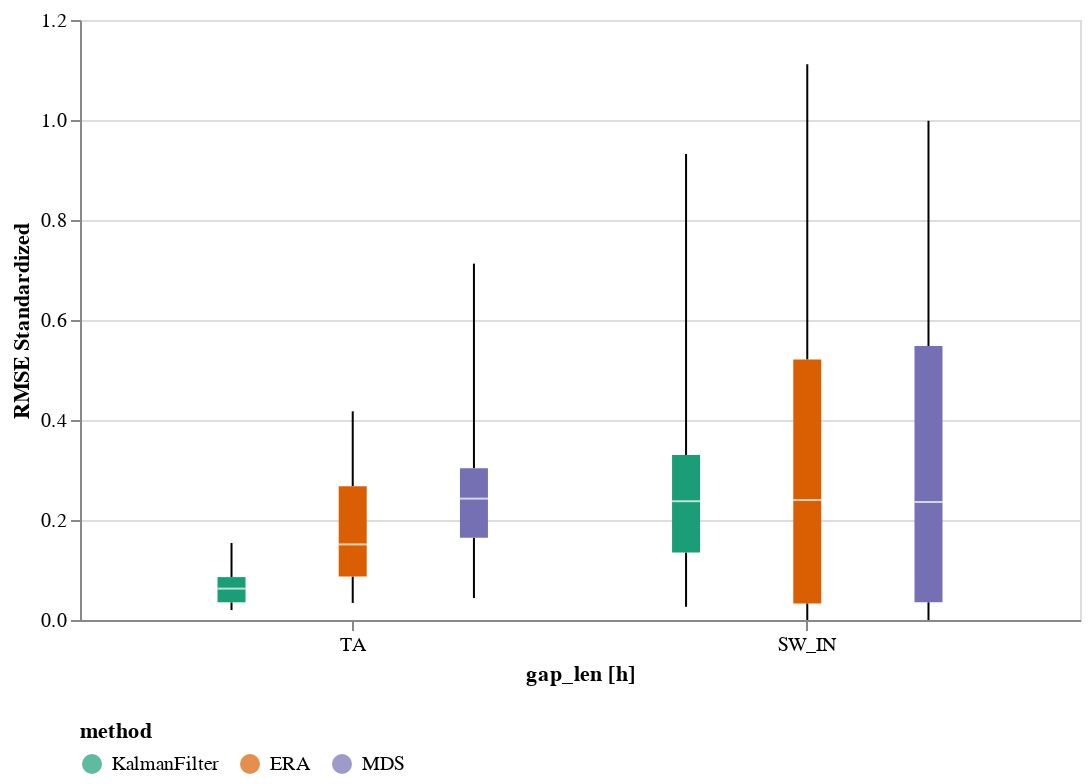

Here is the notebook cell this chart was saved with:
### Code cell
the_plot_stand(data_results)

### Figure 1 — Vega-Lite specification as saved in the notebook (floating-point values rounded to 4 significant figures)
{"config": {"view": {"continuousWidth": 300, "continuousHeight": 300}, "legend": {"orient": "bottom"}}, "data": {"name": "data-4df2c5234880b2411871d564e0b16182"}, "mark": {"type": "boxplot", "extent": "min-max"}, "encoding": {"color": {"field": "method", "scale": {"domain": ["KalmanFilter", "ERA", "MDS"], "scheme": "dark2"}, "sort": ["KalmanFilter", "ERA", "MDS"], "type": "ordinal"}, "x": {"axis": {"labelAngle": 0}, "field": "var", "sort": ["TA", "SW_IN", "LW_IN", "VPD", "WS", "PA", "P", "SWC", "TS"], "title": "gap_len [h]", "type": "ordinal"}, "xOffset": {"field": "method", "scale": {"domain": ["KalmanFilter", "ERA", "MDS"]}, "type": "nominal"}, "y": {"axis": {"grid": true}, "field": "rmse_stand", "title": "RMSE Standardized", "type": "quantitative"}}, "height": 300, "width": 500, "$schema": "https://vega.github.io/schema/vega-lite/v5.2.0.json", "datasets": {"data-4df2c5234880b2411871d564e0b16182": [{"method": "KalmanFilter", "var": "TA", "gap_len": 2.5, "idx_rep": 0, "rmse": 0.4586, "rmse_stand": 0.05787}, {"method": "KalmanFilter", "var": "TA", "gap_len": 2.5, "idx_rep": 1, "rmse": 0.1565, "rmse_stand": 0.01975}, {"method": "KalmanFilter", "var": "TA", "gap_len": 2.5, "idx_rep": 2, "rmse": 0.1744, "rmse_stand": 0.02201}, {"method": "KalmanFilter", "var": "TA", "gap_len": 2.5, "idx_rep": 3, "rmse": 0.3613, "rmse_stand": 0.0456}, {"method": "KalmanFilter", "var": "TA", "gap_len": 2.5, "idx_rep": 4, "rmse": 0.6554, "rmse_stand": 0.0827}, {"method": "ERA", "var": "TA", "gap_len": 2.5, "idx_rep": 0, "rmse": 1.449, "rmse_stand": 0.1829}, {"method": "ERA", "var": "TA", "gap_len": 2.5, "idx_rep": 1, "rmse": 2.162, "rmse_stand": 0.2728}, {"method": "ERA", "var": "TA", "gap_len": 2.5, "idx_rep": 2, "rmse": 3.08, "rmse_stand": 0.3886}, {"method": "ERA", "var": "TA", "gap_len": 2.5, "idx_rep": 3, "rmse": 0.269, "rmse_stand": 0.03394}, {"method": "ERA", "var": "TA", "gap_len": 2.5, "idx_rep": 4, "rmse": 0.9926, "rmse_stand": 0.1253}, {"method": "MDS", "var": "TA", "gap_len": 2.5, "idx_rep": 0, "rmse": 3.836, "rmse_stand": 0.4841}, {"method": "MDS", "var": "TA", "gap_len": 2.5, "idx_rep": 1, "rmse": 1.477, "rmse_stand": 0.1864}, {"method": "MDS", "var": "TA", "gap_len": 2.5, "idx_rep": 2, "rmse": 1.938, "rmse_stand": 0.2445}, {"method": "MDS", "var": "TA", "gap_len": 2.5, "idx_rep": 3, "rmse": 5.648, "rmse_stand": 0.7127}, {"method": "MDS", "var": "TA", "gap_len": 2.5, "idx_rep": 4, "rmse": 0.3964, "rmse_stand": 0.05002}, {"method": "KalmanFilter", "var": "TA", "gap_len": 5.0, "idx_rep": 0, "rmse": 0.2689, "rmse_stand": 0.03393}, {"method": "KalmanFilter", "var": "TA", "gap_len": 5.0, "idx_rep": 1, "rmse": 1.22, "rmse_stand": 0.154}, {"method": "KalmanFilter", "var": "TA", "gap_len": 5.0, "idx_rep": 2, "rmse": 0.5364, "rmse_stand": 0.06769}, {"method": "KalmanFilter", "var": "TA", "gap_len": 5.0, "idx_rep": 3, "rmse": 0.8467, "rmse_stand": 0.1068}, {"method": "KalmanFilter", "var": "TA", "gap_len": 5.0, "idx_rep": 4, "rmse": 0.2229, "rmse_stand": 0.02813}, {"method": "ERA", "var": "TA", "gap_len": 5.0, "idx_rep": 0, "rmse": 0.6162, "rmse_stand": 0.07775}, {"method": "ERA", "var": "TA", "gap_len": 5.0, "idx_rep": 1, "rmse": 2.7, "rmse_stand": 0.3407}, {"method": "ERA", "var": "TA", "gap_len": 5.0, "idx_rep": 2, "rmse": 2.479, "rmse_stand": 0.3128}, {"method": "ERA", "var": "TA", "gap_len": 5.0, "idx_rep": 3, "rmse": 1.093, "rmse_stand": 0.1379}, {"method": "ERA", "var": "TA", "gap_len": 5.0, "idx_rep": 4, "rmse": 0.4736, "rmse_stand": 0.05976}, {"method": "MDS", "var": "TA", "gap_len": 5.0, "idx_rep": 0, "rmse": 0.3702, "rmse_stand": 0.04671}, {"method": "MDS", "var": "TA", "gap_len": 5.0, "idx_rep": 1, "rmse": 2.505, "rmse_stand": 0.3161}, {"method": "MDS", "var": "TA", "gap_len": 5.0, "idx_rep": 2, "rmse": 1.361, "rmse_stand": 0.1717}, {"method": "MDS", "var": "TA", "gap_len": 5.0, "idx_rep": 3, "rmse": 3.518, "rmse_stand": 0.4439}, {"method": "MDS", "var": "TA", "gap_len": 5.0, "idx_rep": 4, "rmse": 0.3487, "rmse_stand": 0.044}, {"method": "KalmanFilter", "var": "TA", "gap_len": 10.0, "idx_rep": 0, "rmse": 0.3094, "rmse_stand": 0.03904}, {"method": "KalmanFilter", "var": "TA", "gap_len": 10.0, "idx_rep": 1, "rmse": 1.129, "rmse_stand": 0.1424}, {"method": "KalmanFilter", "var": "TA", "gap_len": 10.0, "idx_rep": 2, "rmse": 0.2358, "rmse_stand": 0.02975}, {"method": "KalmanFilter", "var": "TA", "gap_len": 10.0, "idx_rep": 3, "rmse": 0.7055, "rmse_stand": 0.08902}, {"method": "KalmanFilter", "var": "TA", "gap_len": 10.0, "idx_rep": 4, "rmse": 0.6711, "rmse_stand": 0.08469}, {"method": "ERA", "var": "TA", "gap_len": 10.0, "idx_rep": 0, "rmse": 0.6373, "rmse_stand": 0.08042}, {"method": "ERA", "var": "TA", "gap_len": 10.0, "idx_rep": 1, "rmse": 3.307, "rmse_stand": 0.4173}, {"method": "ERA", "var": "TA", "gap_len": 10.0, "idx_rep": 2, "rmse": 0.5084, "rmse_stand": 0.06416}, {"method": "ERA", "var": "TA", "gap_len": 10.0, "idx_rep": 3, "rmse": 1.042, "rmse_stand": 0.1315}, {"method": "ERA", "var": "TA", "gap_len": 10.0, "idx_rep": 4, "rmse": 1.311, "rmse_stand": 0.1654}, {"method": "MDS", "var": "TA", "gap_len": 10.0, "idx_rep": 0, "rmse": 1.91, "rmse_stand": 0.241}, {"method": "MDS", "var": "TA", "gap_len": 10.0, "idx_rep": 1, "rmse": 0.9629, "rmse_stand": 0.1215}, {"method": "MDS", "var": "TA", "gap_len": 10.0, "idx_rep": 2, "rmse": 1.227, "rmse_stand": 0.1548}, {"method": "MDS", "var": "TA", "gap_len": 10.0, "idx_rep": 3, "rmse": 2.681, "rmse_stand": 0.3383}, {"method": "MDS", "var": "TA", "gap_len": 10.0, "idx_rep": 4, "rmse": 1.327, "rmse_stand": 0.1674}, {"method": "KalmanFilter", "var": "TA", "gap_len": 22.5, "idx_rep": 0, "rmse": 0.5864, "rmse_stand": 0.074}, {"method": "KalmanFilter", "var": "TA", "gap_len": 22.5, "idx_rep": 1, "rmse": 0.2843, "rmse_stand": 0.03588}, {"method": "KalmanFilter", "var": "TA", "gap_len": 22.5, "idx_rep": 2, "rmse": 0.7435, "rmse_stand": 0.09382}, {"method": "KalmanFilter", "var": "TA", "gap_len": 22.5, "idx_rep": 3, "rmse": 0.5667, "rmse_stand": 0.07151}, {"method": "KalmanFilter", "var": "TA", "gap_len": 22.5, "idx_rep": 4, "rmse": 0.3841, "rmse_stand": 0.04847}, {"method": "ERA", "var": "TA", "gap_len": 22.5, "idx_rep": 0, "rmse": 1.667, "rmse_stand": 0.2104}, {"method": "ERA", "var": "TA", "gap_len": 22.5, "idx_rep": 1, "rmse": 1.303, "rmse_stand": 0.1645}, {"method": "ERA", "var": "TA", "gap_len": 22.5, "idx_rep": 2, "rmse": 2.108, "rmse_stand": 0.266}, {"method": "ERA", "var": "TA", "gap_len": 22.5, "idx_rep": 3, "rmse": 0.9962, "rmse_stand": 0.1257}, {"method": "ERA", "var": "TA", "gap_len": 22.5, "idx_rep": 4, "rmse": 0.7051, "rmse_stand": 0.08898}, {"method": "MDS", "var": "TA", "gap_len": 22.5, "idx_rep": 0, "rmse": 2.285, "rmse_stand": 0.2884}, {"method": "MDS", "var": "TA", "gap_len": 22.5, "idx_rep": 1, "rmse": 2.047, "rmse_stand": 0.2583}, {"method": "MDS", "var": "TA", "gap_len": 22.5, "idx_rep": 2, "rmse": 2.373, "rmse_stand": 0.2994}, {"method": "MDS", "var": "TA", "gap_len": 22.5, "idx_rep": 3, "rmse": 1.88, "rmse_stand": 0.2373}, {"method": "MDS", "var": "TA", "gap_len": 22.5, "idx_rep": 4, "rmse": 2.03, "rmse_stand": 0.2562}, {"method": "KalmanFilter", "var": "SW_IN", "gap_len": 2.5, "idx_rep": 0, "rmse": 190.1, "rmse_stand": 0.9318}, {"method": "KalmanFilter", "var": "SW_IN", "gap_len": 2.5, "idx_rep": 1, "rmse": 49.22, "rmse_stand": 0.2413}, {"method": "KalmanFilter", "var": "SW_IN", "gap_len": 2.5, "idx_rep": 2, "rmse": 26.18, "rmse_stand": 0.1283}, {"method": "KalmanFilter", "var": "SW_IN", "gap_len": 2.5, "idx_rep": 3, "rmse": 10.3, "rmse_stand": 0.05048}, {"method": "KalmanFilter", "var": "SW_IN", "gap_len": 2.5, "idx_rep": 4, "rmse": 5.383, "rmse_stand": 0.02639}, {"method": "ERA", "var": "SW_IN", "gap_len": 2.5, "idx_rep": 0, "rmse": 226.7, "rmse_stand": 1.111}, {"method": "ERA", "var": "SW_IN", "gap_len": 2.5, "idx_rep": 1, "rmse": 107.0, "rmse_stand": 0.5243}, {"method": "ERA", "var": "SW_IN", "gap_len": 2.5, "idx_rep": 2, "rmse": 0.0, "rmse_stand": 0.0}, {"method": "ERA", "var": "SW_IN", "gap_len": 2.5, "idx_rep": 3, "rmse": 20.03, "rmse_stand": 0.09819}, {"method": "ERA", "var": "SW_IN", "gap_len": 2.5, "idx_rep": 4, "rmse": 0.0, "rmse_stand": 0.0}, {"method": "MDS", "var": "SW_IN", "gap_len": 2.5, "idx_rep": 0, "rmse": 203.7, "rmse_stand": 0.9984}, {"method": "MDS", "var": "SW_IN", "gap_len": 2.5, "idx_rep": 1, "rmse": 56.69, "rmse_stand": 0.2779}, {"method": "MDS", "var": "SW_IN", "gap_len": 2.5, "idx_rep": 2, "rmse": 0.0, "rmse_stand": 0.0}, {"method": "MDS", "var": "SW_IN", "gap_len": 2.5, "idx_rep": 3, "rmse": 7.711, "rmse_stand": 0.0378}, {"method": "MDS", "var": "SW_IN", "gap_len": 2.5, "idx_rep": 4, "rmse": 0.0, "rmse_stand": 0.0}, {"method": "KalmanFilter", "var": "SW_IN", "gap_len": 5.0, "idx_rep": 0, "rmse": 47.7, "rmse_stand": 0.2338}, {"method": "KalmanFilter", "var": "SW_IN", "gap_len": 5.0, "idx_rep": 1, "rmse": 29.68, "rmse_stand": 0.1455}, {"method": "KalmanFilter", "var": "SW_IN", "gap_len": 5.0, "idx_rep": 2, "rmse": 32.9, "rmse_stand": 0.1613}, {"method": "KalmanFilter", "var": "SW_IN", "gap_len": 5.0, "idx_rep": 3, "rmse": 51.41, "rmse_stand": 0.252}, {"method": "KalmanFilter", "var": "SW_IN", "gap_len": 5.0, "idx_rep": 4, "rmse": 21.58, "rmse_stand": 0.1058}, {"method": "ERA", "var": "SW_IN", "gap_len": 5.0, "idx_rep": 0, "rmse": 0.3226, "rmse_stand": 0.001581}, {"method": "ERA", "var": "SW_IN", "gap_len": 5.0, "idx_rep": 1, "rmse": 59.87, "rmse_stand": 0.2935}, {"method": "ERA", "var": "SW_IN", "gap_len": 5.0, "idx_rep": 2, "rmse": 0.0, "rmse_stand": 0.0}, {"method": "ERA", "var": "SW_IN", "gap_len": 5.0, "idx_rep": 3, "rmse": 0.0, "rmse_stand": 0.0}, {"method": "ERA", "var": "SW_IN", "gap_len": 5.0, "idx_rep": 4, "rmse": 13.34, "rmse_stand": 0.06538}, {"method": "MDS", "var": "SW_IN", "gap_len": 5.0, "idx_rep": 0, "rmse": 5.924, "rmse_stand": 0.02904}, {"method": "MDS", "var": "SW_IN", "gap_len": 5.0, "idx_rep": 1, "rmse": 39.57, "rmse_stand": 0.194}, {"method": "MDS", "var": "SW_IN", "gap_len": 5.0, "idx_rep": 2, "rmse": 0.0, "rmse_stand": 0.0}, {"method": "MDS", "var": "SW_IN", "gap_len": 5.0, "idx_rep": 3, "rmse": 0.0, "rmse_stand": 0.0}, {"method": "MDS", "var": "SW_IN", "gap_len": 5.0, "idx_rep": 4, "rmse": 17.48, "rmse_stand": 0.08567}, {"method": "KalmanFilter", "var": "SW_IN", "gap_len": 10.0, "idx_rep": 0, "rmse": 114.0, "rmse_stand": 0.5587}, {"method": "KalmanFilter", "var": "SW_IN", "gap_len": 10.0, "idx_rep": 1, "rmse": 114.1, "rmse_stand": 0.5595}, {"method": "KalmanFilter", "var": "SW_IN", "gap_len": 10.0, "idx_rep": 2, "rmse": 24.31, "rmse_stand": 0.1192}, {"method": "KalmanFilter", "var": "SW_IN", "gap_len": 10.0, "idx_rep": 3, "rmse": 70.71, "rmse_stand": 0.3466}, {"method": "KalmanFilter", "var": "SW_IN", "gap_len": 10.0, "idx_rep": 4, "rmse": 65.95, "rmse_stand": 0.3233}, {"method": "ERA", "var": "SW_IN", "gap_len": 10.0, "idx_rep": 0, "rmse": 128.4, "rmse_stand": 0.6293}, {"method": "ERA", "var": "SW_IN", "gap_len": 10.0, "idx_rep": 1, "rmse": 202.3, "rmse_stand": 0.9915}, {"method": "ERA", "var": "SW_IN", "gap_len": 10.0, "idx_rep": 2, "rmse": 8.929, "rmse_stand": 0.04377}, {"method": "ERA", "var": "SW_IN", "gap_len": 10.0, "idx_rep": 3, "rmse": 63.87, "rmse_stand": 0.3131}, {"method": "ERA", "var": "SW_IN", "gap_len": 10.0, "idx_rep": 4, "rmse": 63.6, "rmse_stand": 0.3117}, {"method": "MDS", "var": "SW_IN", "gap_len": 10.0, "idx_rep": 0, "rmse": 197.8, "rmse_stand": 0.9694}, {"method": "MDS", "var": "SW_IN", "gap_len": 10.0, "idx_rep": 1, "rmse": 126.4, "rmse_stand": 0.6194}, {"method": "MDS", "var": "SW_IN", "gap_len": 10.0, "idx_rep": 2, "rmse": 11.69, "rmse_stand": 0.05732}, {"method": "MDS", "var": "SW_IN", "gap_len": 10.0, "idx_rep": 3, "rmse": 75.86, "rmse_stand": 0.3719}, {"method": "MDS", "var": "SW_IN", "gap_len": 10.0, "idx_rep": 4, "rmse": 93.76, "rmse_stand": 0.4596}, {"method": "KalmanFilter", "var": "SW_IN", "gap_len": 22.5, "idx_rep": 0, "rmse": 123.9, "rmse_stand": 0.6075}, {"method": "KalmanFilter", "var": "SW_IN", "gap_len": 22.5, "idx_rep": 1, "rmse": 66.15, "rmse_stand": 0.3243}, {"method": "KalmanFilter", "var": "SW_IN", "gap_len": 22.5, "idx_rep": 2, "rmse": 34.15, "rmse_stand": 0.1674}, {"method": "KalmanFilter", "var": "SW_IN", "gap_len": 22.5, "idx_rep": 3, "rmse": 52.67, "rmse_stand": 0.2582}, {"method": "KalmanFilter", "var": "SW_IN", "gap_len": 22.5, "idx_rep": 4, "rmse": 27.98, "rmse_stand": 0.1371}, {"method": "ERA", "var": "SW_IN", "gap_len": 22.5, "idx_rep": 0, "rmse": 166.7, "rmse_stand": 0.8171}, {"method": "ERA", "var": "SW_IN", "gap_len": 22.5, "idx_rep": 1, "rmse": 106.0, "rmse_stand": 0.5198}, {"method": "ERA", "var": "SW_IN", "gap_len": 22.5, "idx_rep": 2, "rmse": 34.4, "rmse_stand": 0.1686}, {"method": "ERA", "var": "SW_IN", "gap_len": 22.5, "idx_rep": 3, "rmse": 70.29, "rmse_stand": 0.3446}, {"method": "ERA", "var": "SW_IN", "gap_len": 22.5, "idx_rep": 4, "rmse": 38.02, "rmse_stand": 0.1864}, {"method": "MDS", "var": "SW_IN", "gap_len": 22.5, "idx_rep": 0, "rmse": 188.0, "rmse_stand": 0.9215}, {"method": "MDS", "var": "SW_IN", "gap_len": 22.5, "idx_rep": 1, "rmse": 106.9, "rmse_stand": 0.5242}, {"method": "MDS", "var": "SW_IN", "gap_len": 22.5, "idx_rep": 2, "rmse": 29.95, "rmse_stand": 0.1468}, {"method": "MDS", "var": "SW_IN", "gap_len": 22.5, "idx_rep": 3, "rmse": 171.0, "rmse_stand": 0.838}, {"method": "MDS", "var": "SW_IN", "gap_len": 22.5, "idx_rep": 4, "rmse": 73.08, "rmse_stand": 0.3582}]}}
